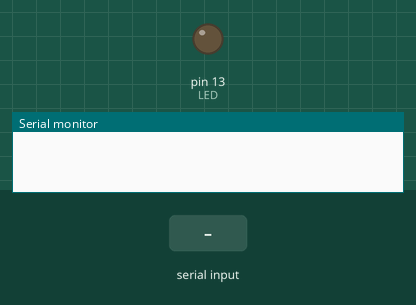
The sketch below on a simulated Arduino Uno, built with avr-gcc and run on an emulated ATmega328P. Parts: output pins drawn as LEDs (lit = HIGH), the last lines printed to the serial monitor. Dashed ring = blinking. Inputs (shaded band) come from the test bench.

Above: at 1.2 s.
1.3 s: "3" received over Serial
At 1.44 s:
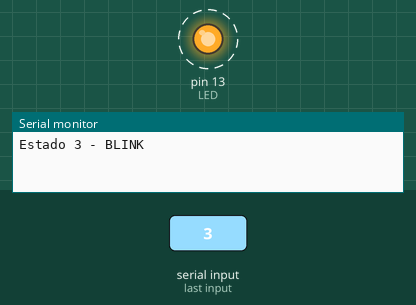
7.3 s: "1" received over Serial
At 8.1 s:
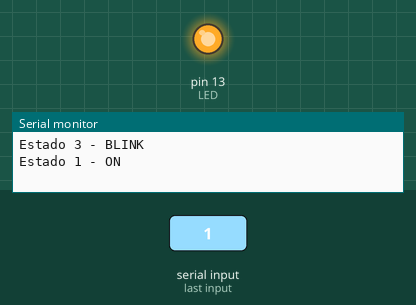
Timing chart, 0 to 10.3 s (numbered marks = the images above; inputs shaded):
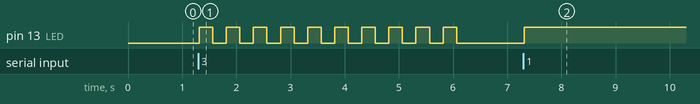

Measured:
- after the input at 1.3 s, pin 13 (LED): alternates HIGH for 0.25 s and LOW for 0.25 s, 20 changes in all, then stays LOW, starting at once
- after the input at 7.3 s, pin 13 (LED): LOW → HIGH at once

The sketch:

JugarLED.ino
```cpp
const int LED =13;

int opcion;

void setup()
{
  Serial.begin(57600);
  pinMode (LED, OUTPUT);
  opcion = 0;
}

void loop()
{
  if (Serial.available())
  {
    opcion = Serial.read();
    pintarSerial(opcion);

    switch(opcion){

      case 48:
          Serial.print("End.\n");
          delay(4);
          apagar();
          break;
      case 49:
          digitalWrite(LED, HIGH);
          break;
      case 50:
          digitalWrite(LED, LOW);
          break;
      case 51:
           intermitencia();
           break;
    }// end switch

  } // end if

} // end loop

void pintarSerial (int opcion)
{
  if (opcion==49)
    Serial.println("Estado 1 - ON");
    delay(5);
  if (opcion==50)
    Serial.println("Estado 2 - OFF");
    delay(5);
  if (opcion==51)
    Serial.println("Estado 3 - BLINK");
    delay(5);
}

void intermitencia()
{

  for (int i = 0 ; i < 10;i++)
  {
    digitalWrite(LED, HIGH);
    delay(250);
    digitalWrite(LED, LOW);
    delay(250);
  }
}

void apagar()
{
  digitalWrite(LED, LOW);
}
```
